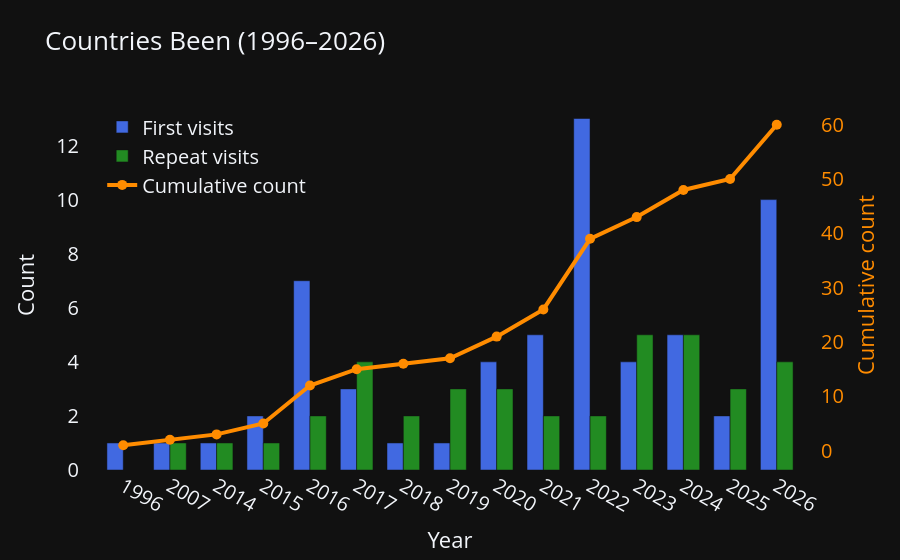

The notebook cell this image was saved under:
### Code cell
df_verbose = pd.read_excel('../data/trips_verbose.xlsx', skiprows=1)

df = transform_verbose_to_calendar(df_verbose, save=False)
df = df[df['country'] != 'All']

plot_bar_time_series(
    df, 
    select_type='travel', 
    time_period='year', 
    title='Countries Been', 
    save_path='../attachments/bar_time_series.html',
    #save_path=None
    )

### Figure 1 — Plotly figure (JSON) as saved in the notebook; plotly's stock layout.template omitted (floating-point values rounded to 4 significant figures)
{"data": [{"customdata": ["1. China", "1. Singapore", "1. Hong Kong", "1. Türkiye<br>2. United States", "1. Canada<br>2. Colombia<br>3. Cuba<br>4. Dominican Republic<br>5. Ecuador<br>6. Mexico<br>7. Russian Federation", "1. Chile<br>2. Japan<br>3. Peru", "1. United Kingdom", "1. Tunisia", "1. Belarus<br>2. Italy<br>3. Sweden<br>4. Vatican City State (Holy See)", "1. Austria<br>2. Denmark<br>3. Germany<br>4. Greece<br>5. Serbia", "1. Armenia<br>2. Azerbaijan<br>3. Belgium<br>4. Georgia<br>5. Latvia<br>6. Lithuania<br>7. Netherlands<br>8. Norway<br>9. Poland<br>10. Portugal<br>11. Romania<br>12. Switzerland<br>13. United Arab Emirates", "1. Bulgaria<br>2. Estonia<br>3. Finland<br>4. France", "1. Malta<br>2. Qatar<br>3. Slovakia<br>4. South Africa<br>5. Spain", "1. Malaysia<br>2. Thailand", "1. Albania<br>2. Bosnia and Herzegovina<br>3. Croatia<br>4. Czechia<br>5. Hungary<br>6. Luxembourg<br>7. Montenegro<br>8. Morocco<br>9. North Macedonia<br>10. Slovenia"], "hovertemplate": "%{customdata}<extra></extra>", "marker": {"color": "royalblue"}, "name": "First visits", "offsetgroup": "0", "type": "bar", "x": ["1996", "2007", "2014", "2015", "2016", "2017", "2018", "2019", "2020", "2021", "2022", "2023", "2024", "2025", "2026"], "y": [1.0, 1.0, 1.0, 2.0, 7.0, 3.0, 1.0, 1.0, 4.0, 5.0, 13.0, 4.0, 5.0, 2.0, 10.0]}, {"customdata": [null, "1. China", "1. China", "1. China", "1. China<br>2. United States", "1. Canada<br>2. China<br>3. Mexico<br>4. United States", "1. Canada<br>2. United States", "1. China<br>2. Russian Federation<br>3. United Kingdom", "1. China<br>2. Türkiye<br>3. United Kingdom", "1. Sweden<br>2. Türkiye", "1. Denmark<br>2. Sweden", "1. Belgium<br>2. Denmark<br>3. Latvia<br>4. Norway<br>5. Sweden", "1. Austria<br>2. Bulgaria<br>3. Italy<br>4. Sweden<br>5. Switzerland", "1. China<br>2. Qatar<br>3. Sweden", "1. Austria<br>2. Belgium<br>3. Bulgaria<br>4. Sweden"], "hovertemplate": "%{customdata}<extra></extra>", "marker": {"color": "forestgreen"}, "name": "Repeat visits", "offsetgroup": "1", "type": "bar", "x": ["1996", "2007", "2014", "2015", "2016", "2017", "2018", "2019", "2020", "2021", "2022", "2023", "2024", "2025", "2026"], "y": [0.0, 1.0, 1.0, 1.0, 2.0, 4.0, 2.0, 3.0, 3.0, 2.0, 2.0, 5.0, 5.0, 3.0, 4.0]}, {"hovertemplate": "Year: %{x}<br>Cumulative: %{y}<extra></extra>", "line": {"color": "darkorange", "width": 4}, "marker": {"color": "darkorange", "size": 10}, "mode": "lines+markers", "name": "Cumulative count", "type": "scatter", "x": ["1996", "2007", "2014", "2015", "2016", "2017", "2018", "2019", "2020", "2021", "2022", "2023", "2024", "2025", "2026"], "y": [1.0, 2.0, 3.0, 5.0, 12.0, 15.0, 16.0, 17.0, 21.0, 26.0, 39.0, 43.0, 48.0, 50.0, 60.0], "yaxis": "y2"}], "layout": {"bargap": 0.3, "barmode": "group", "font": {"size": 20}, "hoverlabel": {"font": {"size": 20}}, "legend": {"font": {"size": 20}, "x": 0.03, "y": 0.98}, "title": {"font": {"size": 26}, "text": "Countries Been (1996–2026)"}, "xaxis": {"showgrid": false, "tickfont": {"size": 20}, "title": {"font": {"size": 22}, "text": "Year"}, "zeroline": false}, "yaxis": {"showgrid": false, "tickfont": {"size": 20}, "title": {"font": {"size": 22}, "text": "Count"}, "zeroline": false}, "yaxis2": {"overlaying": "y", "showgrid": false, "side": "right", "tickfont": {"color": "darkorange", "size": 20}, "title": {"font": {"color": "darkorange", "size": 22}, "text": "Cumulative count"}, "zeroline": false}}}
